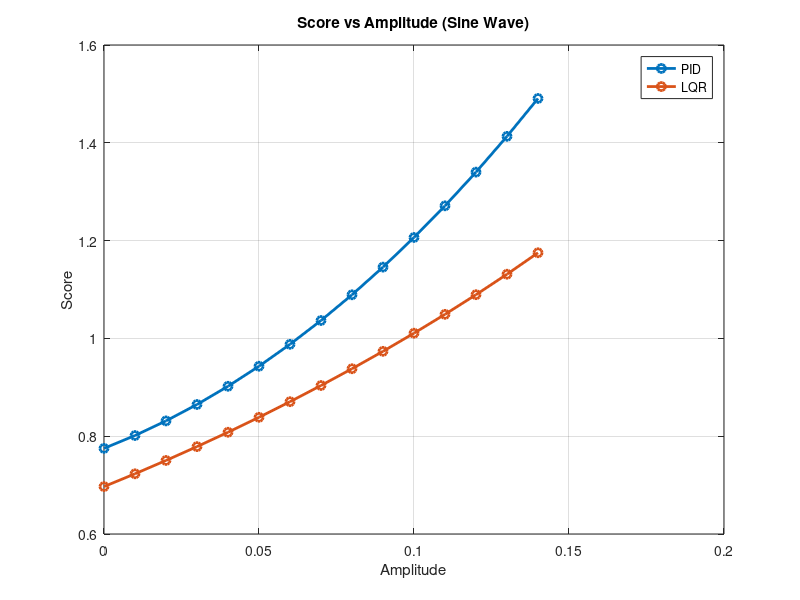
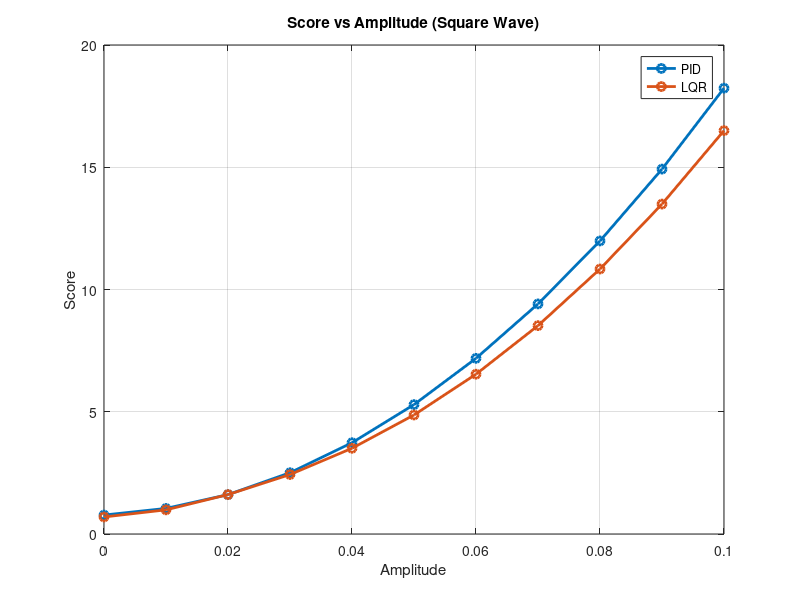

Reproduce these figures in MATLAB, in order.
% Your data list
data_pid_sin = [0.775122484463155 0.801394579421467 0.831290945058028 0.864838413557484 0.902098014256173 0.943101549030189 0.987927717629083 1.03659858489010 1.08920501845318 1.14578968092196 1.20640755570746 1.27113793117101 1.34005406798783 1.41320877700863 1.49067465605228];

data_pid_square = [0.775122484463155 1.04608183486490 1.61066044942989 2.50630880029254 3.73342406841827 5.29260388983543 7.18461259704300 9.41070050304176 11.9866128306953 14.9244488466685 18.2350656724111];

data_lqr_sin = [0.696965587556024 0.723101902623922 0.750402171636095 0.778687104932035 0.808079672624737 0.838660646824539 0.870543770372371 0.903661730030976 0.937958313522267 0.973571715361109 1.01063260662309 1.04922057698579 1.08938841668417 1.13125551022124 1.17511842173463];

data_lqr_square = [0.696965587556024 0.987907288886506 1.61204057362240 2.43187783175673 3.50615211286383 4.86819303115120 6.53590773668203 8.52229007810370 10.8383642832022 13.4941419483621 16.4989501455225];

% X-axis labels
ampl_sin = 0:0.01:0.14;
ampl_square = 0:0.01:0.10;

% Create the plot
figure;
plot(ampl_sin, data_pid_sin, '-o', 'LineWidth', 2);
hold on;
plot(ampl_sin, data_lqr_sin, '-o', 'LineWidth', 2);
hold off;
%xticks(1:length(labels));
%xticklabels(labels);

legend('PID', 'LQR');
% Add labels and title
xlabel('Amplitude');
ylabel('Score');
title('Score vs Amplitude (Sine Wave)');
grid on;

% Create the plot
figure;
plot(ampl_square, data_pid_square, '-o', 'LineWidth', 2);
hold on;
plot(ampl_square, data_lqr_square, '-o', 'LineWidth', 2);
hold off;
%xticks(1:length(labels));
%xticklabels(labels);

legend('PID', 'LQR');
% Add labels and title
xlabel('Amplitude');
ylabel('Score');
title('Score vs Amplitude (Square Wave)');
grid on;
